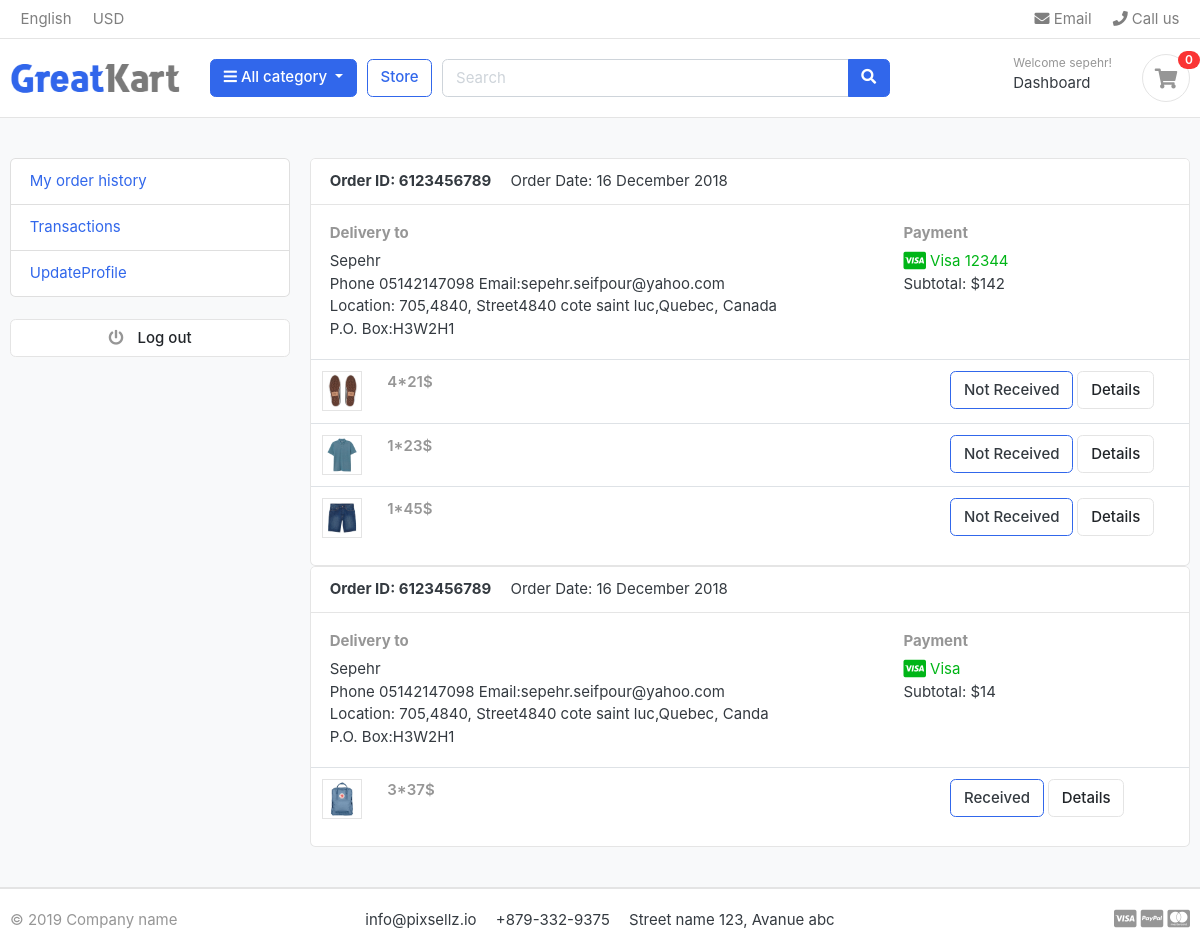
/MyTransactionOrder (signed in), run on an earlier commit of the app's database.
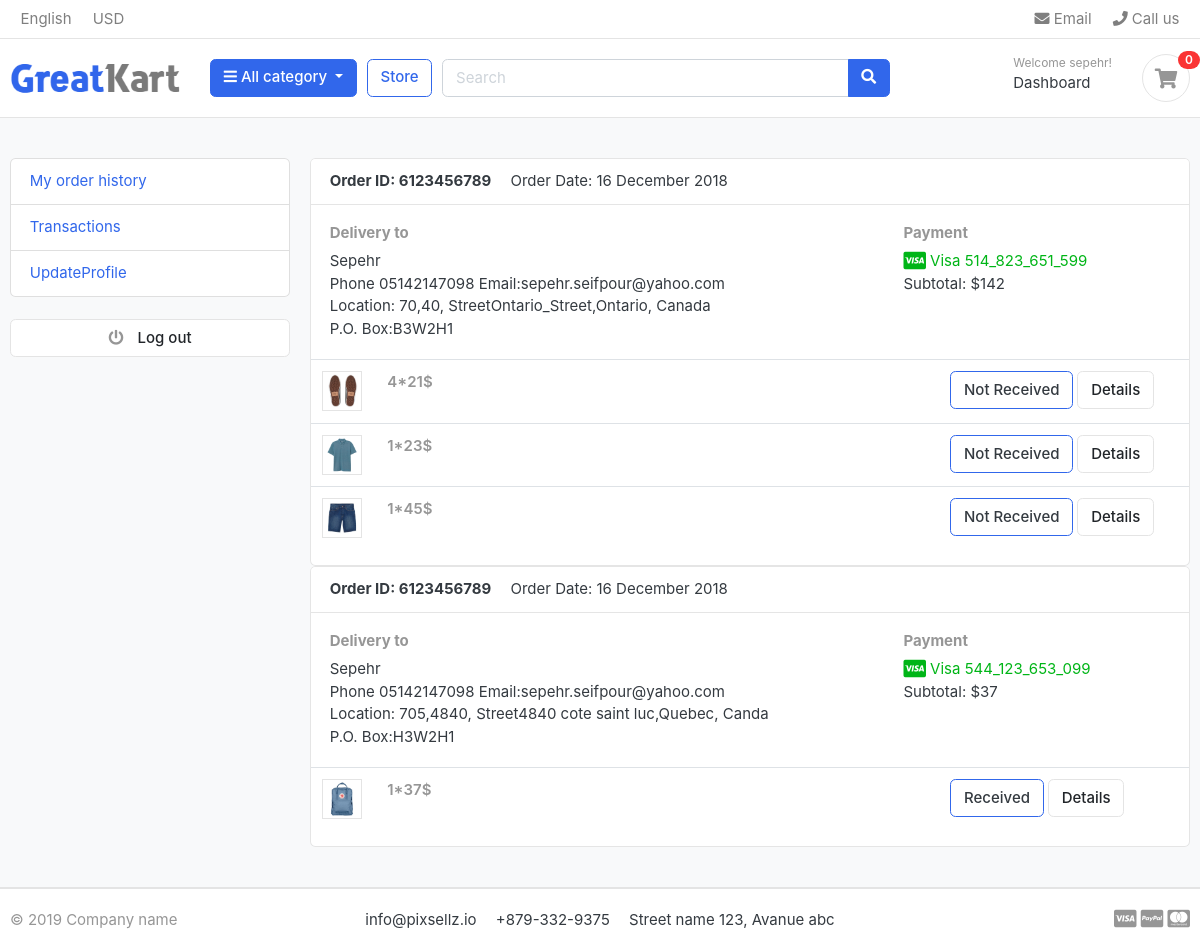
And on a later commit of the database.
### Order/models.py (models this page shows, shortened)
class ShippingDetail(models.Model):
    ShipOrder=models.ForeignKey(Order,on_delete=models.CASCADE)
    firstname = models.CharField(max_length=50)
    lastname = models.CharField(max_length=50)
    phone = models.CharField(max_length=50)
    email = models.CharField(max_length=50)
    Country = models.CharField(max_length=50)
    state = models.CharField(max_length=50)
    street = models.CharField(max_length=50)
    building = models.CharField(max_length=50)
    house = models.CharField(max_length=50)
    postalcode = models.CharField(max_length=50)
    zip = models.CharField(max_length=50)
    def __str__(self):
        return self.ShipOrder.UserOder.user.username

class CardSpecification(models.Model):
    CardOrder=models.ForeignKey(Order,on_delete=models.CASCADE)
    CardNumber=models.CharField(max_length=50)
    CsvCard=models.CharField(max_length=10)
    CardYear=models.IntegerField()
    CardMonth=models.IntegerField()
    def __str__(self):
        return self.CardOrder.UserOder.user.username +"____"+ str(self.CardOrder.OrderDate.date())

class Order(models.Model):
    UserOder=models.ForeignKey(Account,on_delete=models.CASCADE)
    PriceOrder=models.IntegerField(null=True,blank=True)
    OrderDate=models.DateTimeField(auto_now_add=True)
    transaction=models.BooleanField(default=False)
    def __str__(self):
        return self.UserOder.user.username +"___"+str(self.OrderDate.date())+"__"+str(self.transaction)

class OrderDetail(models.Model):
    orderdetail=models.ForeignKey(Order,on_delete=models.CASCADE)
    productorder=models.ForeignKey(ProductDetail,on_delete=models.CASCADE)
    order_count=models.IntegerField(default=1)
    purchase=models.BooleanField(default=False)
    received=models.BooleanField(default=False)
    def __str__(self):
        return self.orderdetail.UserOder.user.username +"____"+self.productorder.Pro_Detail.title+"_____"+self.productorder.Pro_color.Color_Rate

### Product/models.py (models this page shows, shortened)
class ProductDetail(models.Model):
    Pro_Detail=models.ForeignKey(Product,on_delete=models.CASCADE)
    Pro_Cat=models.ForeignKey(Category,on_delete=models.CASCADE)
    Pro_size=models.ForeignKey(Sizes,on_delete=models.CASCADE,null=True,blank=True)
    Pro_color=models.ForeignKey(Colors,on_delete=models.CASCADE,null=True,blank=True)
    objects=ProductDetail_Manger()

class Product(models.Model):
    Rate = [
        ('High', 'High'),
        ('Low', 'Low'),
        ('Affordable', 'Affordable')
    ]
    title=models.CharField(max_length=150)
    image=models.ImageField(upload_to='Photos/Product/',null=True)
    description=models.CharField(max_length=150)
    price=models.IntegerField(default=0,null=True,blank=True)
    rate=models.CharField(choices=Rate,max_length=50,null=True,blank=True)
    brand=models.CharField(max_length=50,default="Tommy")
    objects=ProductMange()

### Dashboard/views.py (the view)
# urls.py: path('MyTransactionOrder',MyTransactionOrder.as_view()),
class MyTransactionOrder(DetailView):
    template_name = 'dashboard/TransactionPage.html'
    all_My_Order=None
    def get_object(self, queryset=None):
        userid=self.request.user.id
        selected_account=Account.objects.filter(user_id=userid).first()
        Order_user=Order.objects.filter(UserOder__user_id=userid).all()
        shippingdetail=ShippingDetail.objects.filter(ShipOrder__UserOder_id=selected_account.id)
        QuerySetDictionary = {
            "ShippingDetail": None,
            "OrderDetail": None,
            "TotalPrice":None
        }
        QuerySetList=[]
        for Order_item in Order_user:
            QuerySetDictionary = {
                "ShippingDetail": None,
                "OrderDetail": None,
                "OrderItem":None,
                "CardSpec":None
            }
            for shipping_item in shippingdetail:
                if(shipping_item.ShipOrder.id==Order_item.id):
                    QuerySetDictionary.update({'ShippingDetail':shipping_item})
                    QuerySetDictionary.update({"OrderDetail":OrderDetail.objects.filter(orderdetail_id=Order_item.id)})
                    QuerySetDictionary.update({"OrderItem":Order_item})
                    QuerySetDictionary.update({"CardSpec":CardSpecification.objects.filter(CardOrder_id=Order_item.id).first()})
                    QuerySetList.append(QuerySetDictionary)
        queryset=QuerySetList
        print(QuerySetList)
        return queryset

### Comments/context_processors.py
class CommentForm(ModelForm):
    class Meta:
        model=Comments
        fields=['Description']
        widgets={
            'Description':Textarea()
        }

### Categories/context_processors.py (called while the page is built)
def CategoriesItem(request):
    categories = Category.objects.all().exclude(Parentitem=None).values('ParentCategory')
    category_item = []
    for category in categories:
        for key in category:
            category_item.append(category.get(key))
    return dict(CategoriesItem=set(category_item))

### Comments/context_processors.py (called while the page is built)
def passform(request):
    return dict(commentform=CommentForm())

def pass_all_comments(request):
    return dict(comments=Comments.objects.all())

### DjangoProject/context_processors.py (called while the page is built)
def orderusercount(request):
    userid = request.user.id
    orderscount = OrderDetail.objects.filter(orderdetail__UserOder__user_id=userid,
                                             orderdetail__transaction=False).aggregate(
        userordercount=Count('productorder'))
    return dict(count=orderscount['userordercount'])

### Product/context_processors.py (called while the page is built)
def populare_product(request):
    mostcount=OrderDetail.objects.order_by('order_count')[:3]
    return dict(mostcount=mostcount)

### templates/dashboard/TransactionPage.html
{%extends 'base.html' %}
{% load static %}
{% block content %}
<section class="section-conten padding-y bg">
<div class="container">
	<div class="row">
	<aside class="col-md-3">
		{% include 'dashboard/Menue.html' %}
		<br>
		<a class="btn btn-light btn-block" href="#"> <i class="fa fa-power-off"></i> <span class="text">Log out</span> </a>
	</aside>
	<main class="col-md-9">
    {% for item in object %}
		<article class="card">
		<header class="card-header">
			<strong class="d-inline-block mr-3">Order ID: 6123456789</strong>
			<span>Order Date: 16 December 2018</span>
		</header>
		<div class="card-body">
			<div class="row">
				<div class="col-md-8">
					<h6 class="text-muted">Delivery to</h6>
					<p> {{ item.ShippingDetail.firstname }}<br>
					Phone {{ item.ShippingDetail.phone }} Email:{{ item.ShippingDetail.email }} <br>
			    	Location: {{ item.ShippingDetail.house }},{{ item.ShippingDetail.building }}, Street{{item.ShippingDetail.street}},{{ item.ShippingDetail.state }}, {{item.ShippingDetail.Country  }} <br>
			    	P.O. Box:{{ item.ShippingDetail.zip }}
			 		</p>
				</div>
				<div class="col-md-4">
					<h6 class="text-muted">Payment</h6>
					<span class="text-success">
						<i class="fab fa-lg fa-cc-visa"></i>
					    Visa {{ item.CardSpec.CardNumber }}
					</span>
					<p>Subtotal: ${{  item.OrderItem.PriceOrder }} <br>
					</p>
				</div>
			</div>
		</div>
		<div class="table-responsive">
		<table class="table table-hover">
                {% for product in item.OrderDetail %}
			<tr>
				<td width="65">
					<img src=" {{ product.productorder.Pro_Detail.image.url }}" class="img-xs border">
				</td>
				<td>
					<var class="price text-muted">{{ product.order_count }}*{{product.productorder.Pro_Detail.price}}$</var>
				</td>
                {% if product.received %}
				<td width="250"> <a  class="btn btn-outline-primary">Received</a> <a href="/ProductDetail/{{ product.productorder.id }}" class="btn btn-light"> Details </a> </td>
                {% else %}
                <td width="250"> <a  class="btn btn-outline-primary">Not Received</a> <a href="/ProductDetail/{{ product.productorder.id }}" class="btn btn-light"> Details </a> </td>
                {% endif %}
			</tr>
                {% endfor %}
		</table>
		</div>
		</article>
        {% endfor %}
	</main>
</div>
</div>
</section>
{% endblock %}

What changed in the data, as far as the page shows it:
changed ShippingDetail "Canada": ShippingDetail.house "705" → "70"; ShippingDetail.building "4840" → "40"; ShippingDetail.street "4840 cote saint luc" → "Ontario_Street"; ShippingDetail.state "Quebec" → "Ontario"; ShippingDetail.zip "H3W2H1" → "B3W2H1"; CardSpec.CardNumber "12344" → "514_823_651_599"
changed through a linked row, ShippingDetail "4840 cote saint luc": CardSpec.CardNumber (not shown) → "544_123_653_099"; OrderItem.PriceOrder "14" → "37"
changed OrderDetail (number 4 of 4 on the later page): order_count "3" → "1"
